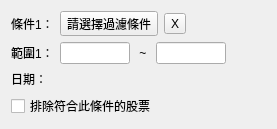
         <widget class="QWidget" name="widget_6" native="true">
          <layout class="QVBoxLayout" name="verticalLayout_14">
           <item>
            <layout class="QHBoxLayout" name="horizontalLayout_35">
             <item>
              <widget class="QLabel" name="label_36">
               <property name="text">
                <string>條件1：</string>
               </property>
              </widget>
             </item>
             <item>
              <widget class="QToolButton" name="toolButton_26">
               <property name="text">
                <string>請選擇過濾條件</string>
               </property>
              </widget>
             </item>
             <item>
              <widget class="QToolButton" name="toolButton_27">
               <property name="text">
                <string>X</string>
               </property>
              </widget>
             </item>
             <item>
              <spacer name="horizontalSpacer_23">
               <property name="orientation">
                <enum>Qt::Horizontal</enum>
               </property>
               <property name="sizeHint" stdset="0">
                <size>
                 <width>40</width>
                 <height>20</height>
                </size>
               </property>
              </spacer>
             </item>
            </layout>
           </item>
           <item>
            <layout class="QHBoxLayout" name="horizontalLayout_36">
             <item>
              <widget class="QLabel" name="label_37">
               <property name="text">
                <string>範圍1：</string>
               </property>
              </widget>
             </item>
             <item>
              <widget class="QLineEdit" name="lineEdit_24">
               <property name="minimumSize">
                <size>
                 <width>70</width>
                 <height>0</height>
                </size>
               </property>
               <property name="maximumSize">
                <size>
                 <width>70</width>
                 <height>16777215</height>
                </size>
               </property>
              </widget>
             </item>
             <item>
              <widget class="QLabel" name="label_38">
               <property name="text">
                <string> ~ </string>
               </property>
              </widget>
             </item>
             <item>
              <widget class="QLineEdit" name="lineEdit_25">
               <property name="minimumSize">
                <size>
                 <width>70</width>
                 <height>0</height>
                </size>
               </property>
               <property name="maximumSize">
                <size>
                 <width>70</width>
                 <height>16777215</height>
                </size>
               </property>
              </widget>
             </item>
             <item>
              <spacer name="horizontalSpacer_24">
               <property name="orientation">
                <enum>Qt::Horizontal</enum>
               </property>
               <property name="sizeHint" stdset="0">
                <size>
                 <width>40</width>
                 <height>20</height>
                </size>
               </property>
              </spacer>
             </item>
            </layout>
           </item>
           <item>
            <layout class="QHBoxLayout" name="horizontalLayout_18">
             <item>
              <widget class="QLabel" name="label_19">
               <property name="text">
                <string>日期：</string>
               </property>
              </widget>
             </item>
            </layout>
           </item>
           <item>
            <layout class="QHBoxLayout" name="horizontalLayout_37">
             <item>
              <widget class="QCheckBox" name="checkBox_11">
               <property name="text">
                <string>排除符合此條件的股票</string>
               </property>
              </widget>
             </item>
            </layout>
           </item>
          </layout>
         </widget>
